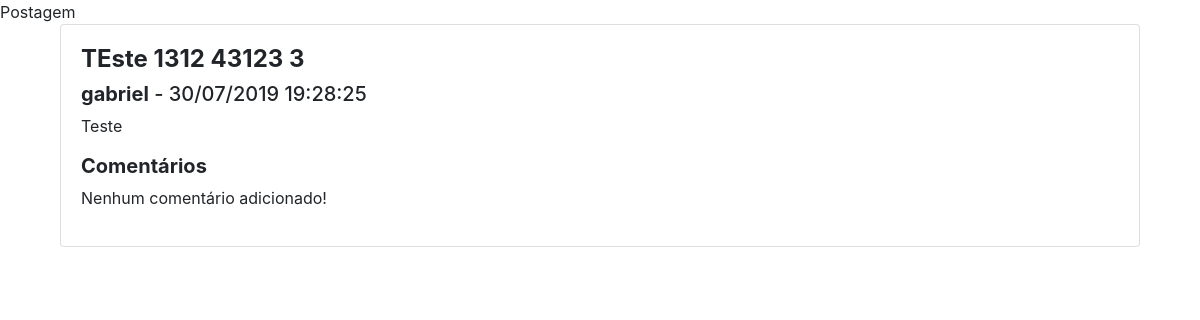
/post/1, run on an earlier commit of the app's database.
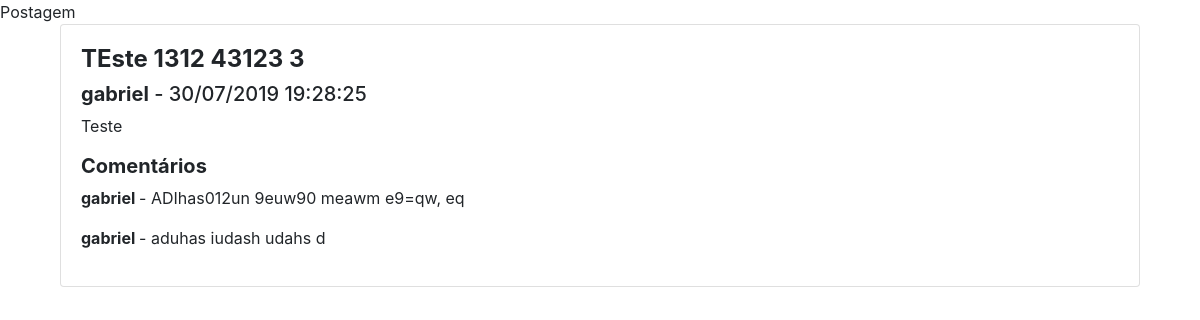
And on a later commit of the database.
### app/models/post.py (models this page shows, shortened)
class Post(models.Model):
    STATUS = (
        ('Arquivado', 'Arquivado'),
        ('Publicado', 'Publicado'),
        ('Rascunho', 'Rascunho')
    )
    titulo = models.CharField("Título", max_length=150, null=False)
    status = models.CharField("Situação", max_length=20, choices=STATUS, null=False, default='Rascunho')
    corpo = models.TextField("Corpo", null=False)
    user = models.ForeignKey(User, on_delete=models.CASCADE, related_name='post')
    created = models.DateTimeField(auto_now_add=True)
    updated = models.DateTimeField(auto_now=True)

### app/models/comments.py (models this page shows, shortened)
class Comments(models.Model):
    comment = models.TextField('Comentário', null=False)
    autorizado = models.BooleanField('Autorizado?', null=False, default=False)
    post = models.ForeignKey('app.Post', on_delete=models.CASCADE, related_name='comments')
    user = models.ForeignKey(User, on_delete=models.CASCADE, related_name='comments')
    created = models.DateTimeField(auto_now_add=True)
    updated = models.DateTimeField(auto_now=True)

### app/views/home_view.py (the view, shortened to what this page needs)
# urls.py: path('post/<int:pk>', postagem, name="postagem"),
def postagem(request, pk, template_name="publico/postagem.html"):
    post = get_object_or_404(Post, pk=pk)
    form = None
    return render(request, template_name, {'form': form, 'post': post})

### app/templates/publico/postagem.html (shortened to what this page needs)
{% extends '../base.html' %}
{% load crispy_forms_tags %}
{% block corpo %}
<div class="col-12">
    <div class="card card-body">
        <h4><strong>{{ post.titulo }}</strong></h4>
        <h5><strong>{{ post.user.username }}</strong> - {{ post.updated|date:'d/m/Y H:i:s' }}</h5>
        <p>{{ post.corpo }}</p>
        <h5><strong>Comentários</strong></h5>
        {% for c in post.comments.all %}
            <p><strong>{{ c.user.username }} </strong> - {{ c.comment }}</p>
        {% empty %}
            <p>Nenhum comentário adicionado!</p>
        {% endfor %}
    </div>
    <br>
</div>
{% endblock corpo %}

### app/templates/base.html (shortened to what this page needs)
<!DOCTYPE html>
<html lang="pt-br">
<head>
    <link rel="stylesheet" href="https://stackpath.bootstrapcdn.com/bootstrap/4.1.3/css/bootstrap.min.css"
    <title>{% block titulo %} {% endblock titulo %}</title>
</head>
<body>
<div class="container">
    {% block corpo %}
    {% endblock corpo %}
    <br><br>
</div>
</body>
</html>

What changed in the data, as far as the page shows it:
added Comments: user.username "gabriel", comment "ADIhas012un 9euw90 meawm e9=qw, eq"
added Comments: user.username "gabriel", comment "aduhas iudash udahs d"
Also different on the page:
text no longer shown: "Nenhum comentário adicionado!"
